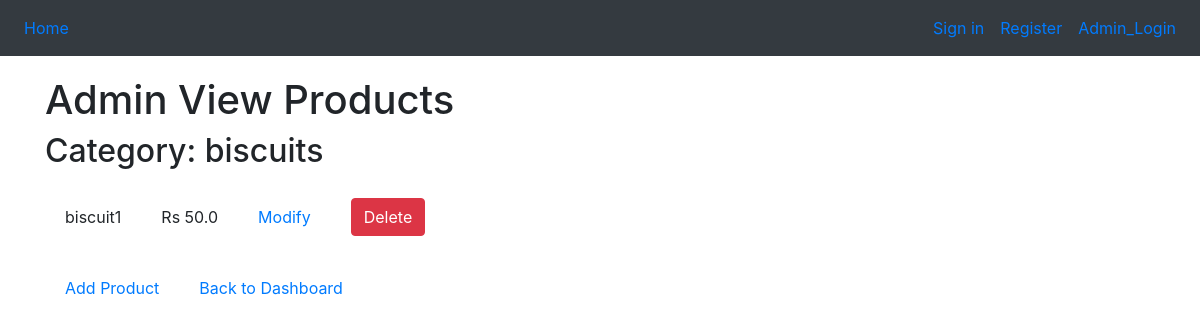
/admin_view_products/5 (signed in), run on the app's committed database.
### tables this page shows
CREATE TABLE "categories" (
	"categoryId"	INTEGER,
	"name"	TEXT,
	PRIMARY KEY("categoryId")
);

CREATE TABLE "products" (
	"productId"	INTEGER,
	"name"	TEXT,
	"price"	REAL,
	"stock"	INTEGER,
	"categoryId"	INTEGER,
	PRIMARY KEY("productId" AUTOINCREMENT),
	FOREIGN KEY("categoryId") REFERENCES "categories"("categoryId")
);

### app.py (the view)
@app.route('/admin_view_products/<int:category_id>')
def admin_view_products(category_id):
    conn = sqlite3.connect('database.db')
    cursor = conn.cursor()
    cursor.execute("SELECT name FROM categories WHERE categoryId=?", (category_id,))
    category_name = cursor.fetchone()[0]
    cursor.execute("SELECT * FROM products WHERE categoryId=?", (category_id,))
    products = cursor.fetchall()
    conn.close()
    return render_template('admin_view_products.html', category_id=category_id, category_name=category_name, products=products)

### templates/admin_view_products.html (shortened to what this page needs)
{% extends "header.html" %}
{% block body %}
<div class="container" style="padding-top:20px;">
  <h1>Admin View Products</h1>
  <h2>Category: {{ category_name }}</h2>
  <table class="product-table">
    <tbody>
      {% for product in products %}
      <tr>
        <td>{{ product[1] }}</td>
        <td>Rs {{ product[2] }}</td>
        <td>
          <a href="{{ url_for('modify_product', product_id=product[0]) }}">Modify</a> </td>
          <td><form action="{{ url_for('delete_product', product_id=product[0]) }}" method="POST" onsubmit="return confirm('Are you sure you want to delete this product?');">
            <button type="submit" class="btn btn-danger">Delete</button>
          </form>
        </td>
      </tr>
      {% endfor %}
    </tbody>
  </table>
  <table>
  <td><a href="{{ url_for('add_product', category_id=category_id) }}">Add Product</a></td>
  <td><a href="{{ url_for('admin_dashboard') }}">Back to Dashboard</a></td>
  </table>
</div>
{% endblock %}

### templates/admin_view_products.html (style rules this page uses)
td { padding:20px }

### data on the page
categories: name "biscuits"
products: name "biscuit1", price "50.0"
